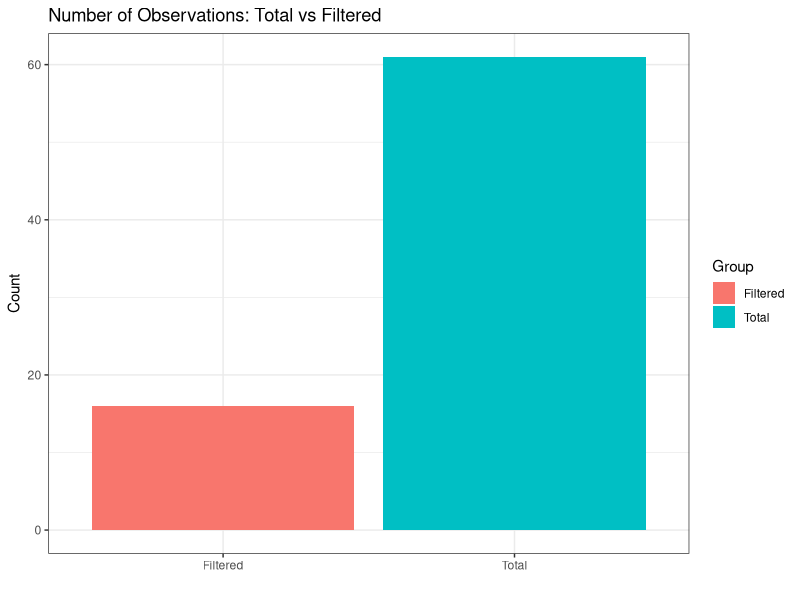
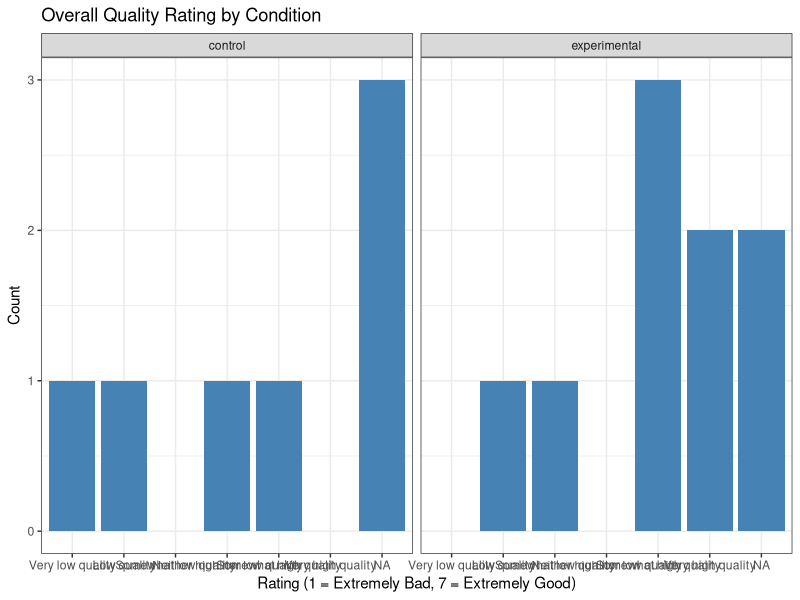

Source code (R) for these figures, in order:
# Lib setup  
library(ggplot2)
library(dplyr)
library(ordinal)

# Load in fake results for testing, filter out unneeded info, replace -99 w NA
rawData <- read.csv("FAKE_DATA.csv", header = T, sep=",")
rawData <- rawData[3:nrow(rawData), 5:ncol(rawData)] 
rawData <- rawData %>%
  mutate(across(everything(), ~ ifelse(. == -99, NA, .)))

# Filter out non complete results
filteredData <- subset(rawData, rawData$AgreeToParticipate == 'I agree' & 
                         rawData$Finished == 'True' &
                         ((rawData$condition == 'control' & 
                             rawData$AttentionCheck_ctrl == 
                             'This code snippet is written in C.')
                          | (rawData$condition == 'experimental' 
                             & rawData$AttentionCheck_exp == 
                               'This code snippet was generated using AI.')))

# Add a row to manually track if security bug was detected
filteredData$noticed_security_bug <- NA

# TODO: FOR GLM TESTING WITH RANDOM DATA, REMOVE LATER
filteredData$noticed_security_bug <- sample(
  c(TRUE, FALSE), size = nrow(filteredData), replace = TRUE)

# How many completed the survey
total_n <- as.numeric(nrow(rawData))
filtered_n <- as.numeric(nrow(filteredData))

count_df <- data.frame(Group = c("Total", "Filtered"), Count
                       = c(total_n, filtered_n))

ggplot(count_df, aes(x = Group, y = Count, fill = Group)) +
  geom_bar(stat = "identity") +
  labs(
    title = "Number of Observations: Total vs Filtered",
    x = "",
    y = "Count"
  ) + theme_bw()

# Survey Completion Time (minutes)
summary(as.numeric(as.character(filteredData$Duration..in.seconds)))

# Overall Quality 
quality_levels <- c("Very low quality", "Low quality", "Somewhat low quality", 
                    "Neither high nor low quality", "Somewhat high quality", 
                    "High quality", "Very high quality")
filteredData$Rate_Overall_Quality_Numeric <- factor(
  filteredData$RateOverallQuality, levels=quality_levels, ordered = TRUE)

ggplot(filteredData, aes(x = factor(Rate_Overall_Quality_Numeric))) +
  geom_bar(fill = "steelblue") +
  facet_wrap(~ condition) +
  labs(
    title = "Overall Quality Rating by Condition",
    x = "Rating (1 = Extremely Bad, 7 = Extremely Good)",
    y = "Count"
  ) +
  theme_bw()

# For each likert scale, convert to numeric quantities
likert_levels <- c("Strongly disagree", "Disagree", "Somewhat disagree", 
                   "Neither agree nor disagree", "Somewhat agree", 
                   "Agree", "Strongly agree")

for(i in 1:10) {
  current_col <- paste0("Likert_", i)
  new_col <- paste0("Likert_numeric_", i)
  
  filteredData[[new_col]] <- as.numeric(factor(
    filteredData[[current_col]], levels=likert_levels, ordered = TRUE))
}

for (i in 1:6) {
  current_ai_col <- paste0("AI_Likert_", i)
  new_ai_col <- paste0("AI_Likert_numeric_", i)
  
  filteredData[[new_ai_col]] <- as.numeric(factor(
    filteredData[[current_ai_col]], levels=likert_levels, ordered = TRUE))
}

# Spearman correlation testing for credit hours and CS courses
filteredData$num_classes <- as.numeric(lengths(strsplit(
  filteredData$Courses, ",")))

catagoryTypes <- c("fewer than 30", "between 30 and 59", "between 60 and 89", 
                   "90 or more")

filteredData$CreditHours_catagory <- as.numeric(factor(
  filteredData$CreditHours), levels=catagoryTypes, ordered=TRUE)

cor.test(filteredData$CreditHours_catagory, filteredData$num_classes,
         method="spearman", exact=FALSE)

# Add in variables for core_class completion and security
cs_core <- c("CS 250","CS 251","CS 252")
cs_security <- c("CS 354","CS 355","CS 426")

# Check if a participant has completed ALL core classes
filteredData$completed_core <- sapply(filteredData$Courses, function(x) {
  if (is.na(x)) {
    return(FALSE)
  }
  courses <- trimws(unlist(strsplit(x, ",")))
  all(cs_core %in% courses)
})

# Checks if a participant has completed AT LEAST ONE security course
filteredData$taken_security <- sapply(filteredData$Courses, function(x) {
  if (is.na(x)) {
    return(FALSE)
  }
  courses <- trimws(unlist(strsplit(x, ",")))
  any(cs_security %in% courses)
})

# trust_in_AI likert calculations
ai_questions <- c("AI_Likert_numeric_1", "AI_Likert_numeric_2",
                  "AI_Likert_numeric_3", "AI_Likert_numeric_4",
                  "AI_Likert_numeric_5", "AI_Likert_numeric_6")
filteredData$avg_ai_trust <- rowMeans(filteredData[,ai_questions])

# GLM model for the relationship:
# noticed_security_bug ~ condition + condition*trust_in_AI + credithours + 
# completed_CS_core + security_class
bug_detected <- glm(noticed_security_bug ~ condition +
                      (condition*avg_ai_trust) + CreditHours_catagory
                    + completed_core + taken_security, data=filteredData,
                    family = gaussian())
summary(bug_detected)

# CLM Models for various quality perceptions, including from overall, likert, 
# etc.

# TODO: Use different model? This error was obtained:
# (1) Hessian is numerically singular: parameters are not uniquely determined 
# In addition: Absolute convergence criterion was met, but relative criterion\
# was not met
# TODO: Make each of these seperate clm models for each likert, instead of an 
# avgf

qual_perception_overall <- clm(Rate_Overall_Quality_Numeric ~ condition,
                               data=filteredData)
summary(qual_perception_overall)

qual_perception_likert <- clm(factor(Likert_numeric_1) ~ condition + condition +
                                (condition*avg_ai_trust),
                              data=filteredData)
summary(qual_perception_likert)
